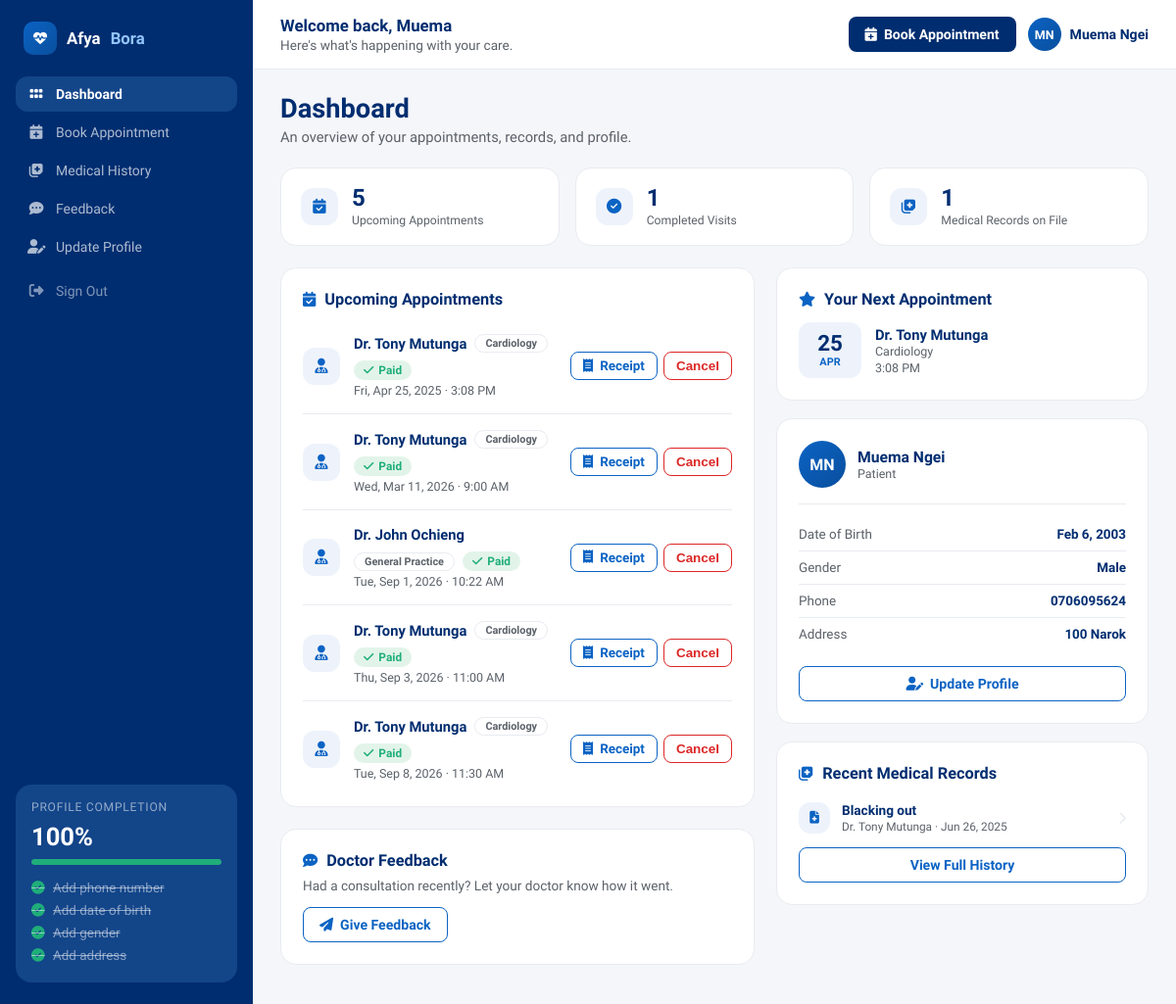
/patients/dashboard.php (signed in), run on the app's committed database.
### tables this page shows
CREATE TABLE `appointments` (
  `appointment_id` int(11) NOT NULL AUTO_INCREMENT,
  `patient_id` int(11) NOT NULL,
  `doctor_id` int(11) NOT NULL,
  `appointment_date` date NOT NULL,
  `appointment_time` time NOT NULL,
  `status` enum('scheduled','completed','canceled','no_show','rescheduled') NOT NULL DEFAULT 'scheduled',
  `payment_status` enum('pending','paid') DEFAULT 'pending',
  `payment_amount` decimal(10,2) DEFAULT 500.00,
  `payment_date` timestamp NULL DEFAULT NULL,
  `payment_method` varchar(50) DEFAULT NULL,
  `payment_reference` varchar(100) DEFAULT NULL,
  `created_at` timestamp NULL DEFAULT current_timestamp(),
  `updated_at` timestamp NULL DEFAULT NULL,
  `updated_by` int(11) DEFAULT NULL,
  `reason` enum('Routine Check-up','Follow-up','New Symptoms','Chronic Condition','Other') NOT NULL,
  `additional_notes` text DEFAULT NULL,
  `appointment_duration` int(11) NOT NULL DEFAULT 30 COMMENT 'minutes',
  PRIMARY KEY (`appointment_id`),
  UNIQUE KEY `ux_doc_datetime` (`doctor_id`,`appointment_date`,`appointment_time`),
  KEY `patient_id` (`patient_id`),
  KEY `doctor_id` (`doctor_id`),
  KEY `ix_appointments_updated_by` (`updated_by`),
  CONSTRAINT `appointments_ibfk_2` FOREIGN KEY (`doctor_id`) REFERENCES `users` (`user_id`) ON DELETE CASCADE,
  CONSTRAINT `fk_appointments_patient` FOREIGN KEY (`patient_id`) REFERENCES `users` (`user_id`) ON DELETE CASCADE,
  CONSTRAINT `fk_appointments_updated_by` FOREIGN KEY (`updated_by`) REFERENCES `users` (`user_id`) ON DELETE SET NULL
);

CREATE TABLE `users` (
  `user_id` int(11) NOT NULL AUTO_INCREMENT,
  `first_name` varchar(50) DEFAULT NULL,
  `last_name` varchar(50) DEFAULT NULL,
  `full_name` varchar(101) GENERATED ALWAYS AS (concat_ws(' ',`first_name`,`last_name`)) STORED,
  `email` varchar(100) NOT NULL,
  `password_hash` varchar(255) NOT NULL,
  `phone_number` varchar(15) DEFAULT NULL,
  `role` enum('admin','doctor','patient','receptionist') NOT NULL,
  `specialization` varchar(100) DEFAULT NULL,
  `date_of_birth` date DEFAULT NULL,
  `gender` enum('male','female','other') DEFAULT NULL,
  `address` text DEFAULT NULL,
  `created_at` timestamp NULL DEFAULT current_timestamp(),
  PRIMARY KEY (`user_id`),
  UNIQUE KEY `email` (`email`)
);

CREATE TABLE `medical_records` (
  `record_id` int(11) NOT NULL AUTO_INCREMENT,
  `appointment_id` int(11) NOT NULL,
  `diagnosis` text DEFAULT NULL,
  `prescription` text DEFAULT NULL,
  `notes` text DEFAULT NULL,
  `created_at` timestamp NULL DEFAULT current_timestamp(),
  PRIMARY KEY (`record_id`),
  KEY `appointment_id` (`appointment_id`),
  CONSTRAINT `medical_records_ibfk_1` FOREIGN KEY (`appointment_id`) REFERENCES `appointments` (`appointment_id`) ON DELETE CASCADE
);

### patients/dashboard.php (the view, shortened to what this page needs)
<?php
require_once "../config/db.php";
$user_id = $_SESSION["user_id"];
$query = "SELECT date_of_birth, gender, address, phone_number, full_name FROM users WHERE user_id = ?";
$stmt = $conn->prepare($query);
$stmt->bind_param("i", $user_id);
$stmt->execute();
$result = $stmt->get_result();
$patient = $result->fetch_assoc();
$next_appointment = null;
$stat_upcoming = 0;
function derivePaymentStage($appointment) {
    if (($appointment["payment_status"] ?? "") === "paid") {
        return "paid";
    }
    $hasSubmission = !empty($appointment["payment_reference"]);
    return $hasSubmission ? "pending" : "unpaid";
}
$appointments_query = "SELECT a.appointment_id, a.appointment_date, a.appointment_time,
                              a.payment_status, a.payment_amount, a.payment_reference,
                              u.full_name AS doctor_name, u.specialization AS doctor_specialization
                       FROM appointments a
                       JOIN users u ON a.doctor_id = u.user_id AND u.role = 'doctor'
                       WHERE a.patient_id = ?
                       AND a.status = 'scheduled'
                       ORDER BY a.appointment_date ASC, a.appointment_time ASC";
$stmt = $conn->prepare($appointments_query);
$stmt->bind_param("i", $user_id);
$stmt->execute();
$appointments = $stmt->get_result();
if ($appointments && $appointments->num_rows > 0) {
    $all_upcoming = $appointments->fetch_all(MYSQLI_ASSOC);
    $next_appointment = $all_upcoming[0];
    $stat_upcoming = count($all_upcoming);
    $appointments = $all_upcoming;
} else {
    $appointments = [];
}
$cstmt = $conn->prepare("SELECT COUNT(*) AS c FROM appointments WHERE patient_id=? AND status='completed'");
$cstmt->bind_param("i", $user_id);
$cstmt->execute();
$stat_completed = (int)($cstmt->get_result()->fetch_assoc()['c'] ?? 0);
$rec_stmt = $conn->prepare("
    SELECT m.diagnosis, m.prescription, a.appointment_date, u.full_name AS doctor_name
    FROM medical_records m
    JOIN appointments a ON m.appointment_id = a.appointment_id
    JOIN users u ON a.doctor_id = u.user_id AND u.role = 'doctor'
    WHERE a.patient_id = ?
    ORDER BY a.appointment_date DESC
    LIMIT 3
");
$rec_stmt->bind_param("i", $user_id);
$rec_stmt->execute();
$recent_records = $rec_stmt->get_result()->fetch_all(MYSQLI_ASSOC);
$initials = "";
foreach (explode(" ", trim($patient['full_name'] ?? $_SESSION["full_name"] ?? "")) as $part) {
    if ($part !== "") $initials .= strtoupper($part[0]);
    if (strlen($initials) >= 2) break;
}
$first_name = explode(" ", trim($_SESSION["full_name"] ?? ""))[0] ?? "there";
?>
<!DOCTYPE html>
<html lang="en">
<head>
    <link rel="stylesheet" href="https://cdnjs.cloudflare.com/ajax/libs/font-awesome/6.5.0/css/all.min.css">
</head>
<body>
<?php include "sidebar.php"; ?>
<div class="ab-main-wrap">
    <header class="ab-topbar">
        <div class="ab-topbar-left">
            <div class="ab-greeting">Welcome back, <?= htmlspecialchars($first_name) ?></div>
            <div class="ab-subgreeting">Here's what's happening with your care.</div>
        </div>
        <div class="ab-topbar-right">
            <a href="book_appointment.php" class="ab-btn ab-btn-primary"><i class="fas fa-calendar-plus"></i> Book Appointment</a>
            <div class="ab-user-chip">
                <div class="ab-user-avatar"><?= htmlspecialchars($initials ?: "P") ?></div>
                <div class="ab-user-name"><?= htmlspecialchars($_SESSION["full_name"] ?? "") ?></div>
            </div>
        </div>
    </header>
    <main class="ab-content">
        <div class="ab-page-title">Dashboard</div>
        <div class="ab-page-sub">An overview of your appointments, records, and profile.</div>
        <div class="stat-row">
            <div class="stat-tile">
                <div class="ab-icon-chip"><i class="fas fa-calendar-check"></i></div>
                <div><div class="stat-num"><?= $stat_upcoming ?></div><div class="stat-lbl">Upcoming Appointments</div></div>
            </div>
            <div class="stat-tile">
                <div class="ab-icon-chip"><i class="fas fa-circle-check"></i></div>
                <div><div class="stat-num"><?= $stat_completed ?></div><div class="stat-lbl">Completed Visits</div></div>
            </div>
            <div class="stat-tile">
                <div class="ab-icon-chip"><i class="fas fa-notes-medical"></i></div>
                <div><div class="stat-num"><?= count($recent_records) ?></div><div class="stat-lbl">Medical Records on File</div></div>
            </div>
        </div>
        <div class="ab-grid">
            <div>
                <div class="ab-card" style="margin-bottom:22px">
                    <div class="ab-card-title"><i class="fas fa-calendar-check"></i> Upcoming Appointments</div>
                    <?php if (!empty($appointments)): ?>
                        <div style="margin-top:10px">
                        <?php foreach ($appointments as $row): ?>
                            <?php $payment_stage = derivePaymentStage($row); ?>
                            <div class="appt-row">
                                <div class="ab-icon-chip"><i class="fas fa-user-doctor"></i></div>
                                <div class="appt-body">
                                    <div class="appt-name-line">
                                        <span class="appt-name">Dr. <?= htmlspecialchars($row["doctor_name"]) ?></span>
                                        <?php if (!empty($row["doctor_specialization"])): ?>
                                            <span class="appt-spec-tag"><?= htmlspecialchars($row["doctor_specialization"]) ?></span>
                                        <?php endif; ?>
                                        <?php if ($payment_stage == "paid"): ?>
                                            <span class="ab-pill ab-pill-green"><i class="fas fa-check"></i> Paid</span>
                                        <?php elseif ($payment_stage == "pending"): ?>
                                            <span class="ab-pill ab-pill-amber"><i class="fas fa-hourglass-half"></i> Pending Confirmation</span>
                                        <?php else: ?>
                                            <span class="ab-pill ab-pill-rose"><i class="fas fa-triangle-exclamation"></i> Not Paid</span>
                                        <?php endif; ?>
                                    </div>
                                    <div class="appt-meta">
                                        <?= date("D, M j, Y", strtotime($row["appointment_date"])) ?> &middot; <?= date("g:i A", strtotime($row["appointment_time"])) ?>
                                    </div>
                                </div>
                                <div class="appt-trailing">
                                    <div class="appt-trailing-buttons">
                                        <?php if ($payment_stage == "paid"): ?>
                                            <a href="receipt.php?appointment_id=<?= $row["appointment_id"] ?>" class="ab-btn ab-btn-secondary ab-btn-sm"><i class="fas fa-receipt"></i> Receipt</a>
                                        <?php elseif ($payment_stage == "unpaid"): ?>
                                            <a href="payment.php?appointment_id=<?= $row["appointment_id"] ?>" class="ab-btn ab-btn-primary ab-btn-sm">Pay KSh <?= number_format($row["payment_amount"], 2) ?></a>
                                        <?php endif; ?>
                                        <form method="POST" action="cancel_appointment.php" style="display:inline">
                                            <button type="submit" class="ab-btn ab-btn-danger ab-btn-sm" onclick="return confirm('Are you sure you want to cancel?');">Cancel</button>
                                        </form>
                                    </div>
                                </div>
                            </div>
                        <?php endforeach; ?>
                        </div>
                    <?php endif; ?>
                </div>
                <div class="ab-card">
                    <div class="ab-card-title"><i class="fas fa-comment-dots"></i> Doctor Feedback</div>
                    <p style="color:var(--muted);font-size:.85rem;margin:8px 0 14px">Had a consultation recently? Let your doctor know how it went.</p>
                    <a href="feedback.php" class="ab-btn ab-btn-secondary"><i class="fas fa-paper-plane"></i> Give Feedback</a>
                </div>
            </div>
            <div>
                <?php if ($next_appointment): ?>
                <div class="ab-card" style="margin-bottom:18px">
                    <div class="ab-card-title" style="margin-bottom:14px"><i class="fas fa-star"></i> Your Next Appointment</div>
                    <div style="display:flex;gap:14px;align-items:center">
                        <div class="next-appt-datebox">
                            <div class="nd-day"><?= date("j", strtotime($next_appointment["appointment_date"])) ?></div>
                            <div class="nd-month"><?= date("M", strtotime($next_appointment["appointment_date"])) ?></div>
                        </div>
                        <div>
                            <div style="font-weight:700;color:var(--navy);font-size:.92rem">Dr. <?= htmlspecialchars($next_appointment["doctor_name"]) ?></div>
                            <?php if (!empty($next_appointment["doctor_specialization"])): ?>
                                <div style="color:var(--muted);font-size:.78rem"><?= htmlspecialchars($next_appointment["doctor_specialization"]) ?></div>
                            <?php endif; ?>
                            <div style="color:var(--muted);font-size:.78rem;margin-top:2px"><?= date("g:i A", strtotime($next_appointment["appointment_time"])) ?></div>
                        </div>
                    </div>
                </div>
                <?php endif; ?>
                <div class="ab-card" style="margin-bottom:18px">
                    <div style="display:flex;align-items:center;gap:12px;margin-bottom:16px">
                        <div class="ab-user-avatar" style="width:48px;height:48px;font-size:1rem"><?= htmlspecialchars($initials ?: "P") ?></div>
                        <div>
                            <div style="font-weight:700;color:var(--navy);font-size:.98rem"><?= htmlspecialchars($_SESSION["full_name"] ?? "") ?></div>
                            <div style="color:var(--muted);font-size:.78rem">Patient</div>
                        </div>
                    </div>
                    <div style="border-top:1px solid var(--border);margin-bottom:14px"></div>
                    <div class="profile-line">
                        <span class="pl-label">Date of Birth</span>
                        <span class="pl-value"><?= $patient['date_of_birth'] ? date("M j, Y", strtotime($patient['date_of_birth'])) : 'Not provided' ?></span>
                    </div>
                    <div class="profile-line">
                        <span class="pl-label">Gender</span>
                        <span class="pl-value"><?= isset($patient['gender']) ? ucfirst($patient['gender']) : 'Not provided' ?></span>
                    </div>
                    <div class="profile-line">
                        <span class="pl-label">Phone</span>
                        <span class="pl-value"><?= htmlspecialchars($patient['phone_number'] ?? 'Not provided') ?></span>
                    </div>
                    <div class="profile-line">
                        <span class="pl-label">Address</span>
                        <span class="pl-value"><?= htmlspecialchars($patient['address'] ?? 'Not provided') ?></span>
                    </div>
                    <a href="update_profile.php" class="ab-btn ab-btn-secondary" style="width:100%;justify-content:center;margin-top:16px">
                        <i class="fas fa-user-pen"></i> Update Profile
                    </a>
                </div>
                <div class="ab-card">
                    <div class="ab-card-title" style="margin-bottom:6px"><i class="fas fa-notes-medical"></i> Recent Medical Records</div>
                    <?php if ($recent_records): ?>
                        <div style="margin-top:8px">
                        <?php foreach ($recent_records as $rec): ?>
                            <div class="record-row">
                                <div class="ab-icon-chip" style="width:32px;height:32px;font-size:.8rem"><i class="fas fa-file-medical"></i></div>
                                <div style="flex:1;min-width:0">
                                    <div class="rr-diagnosis"><?= htmlspecialchars($rec["diagnosis"]) ?></div>
                                    <div class="rr-meta">Dr. <?= htmlspecialchars($rec["doctor_name"]) ?> &middot; <?= date("M j, Y", strtotime($rec["appointment_date"])) ?></div>
                                </div>
                                <a href="medical_history.php" class="rr-view" title="View in Medical History"><i class="fas fa-chevron-right"></i></a>
                            </div>
                        <?php endforeach; ?>
                        </div>
                        <a href="medical_history.php" class="ab-btn ab-btn-secondary" style="width:100%;justify-content:center;margin-top:14px">View Full History</a>
                    <?php else: ?>
                        <p style="color:var(--muted);font-size:.82rem;margin-top:8px">No medical records yet.</p>
                    <?php endif; ?>
                </div>
            </div>
        </div>
    </main>
</div>
</body>
</html>

### data on the page
appointments: doctor.full_name "Tony Mutunga", doctor.specialization "Cardiology", payment_status "paid" (drawn), appointment_date "Fri, Apr 25, 2025", appointment_time "3:08 PM", appointment_date "25", appointment_date "APR"
appointments: doctor.full_name "Tony Mutunga", doctor.specialization "Cardiology", payment_status "paid" (drawn), appointment_date "Wed, Mar 11, 2026", appointment_time "9:00 AM"
appointments: doctor.full_name "John Ochieng", doctor.specialization "General Practice", payment_status "paid" (drawn), appointment_date "Tue, Sep 1, 2026", appointment_time "10:22 AM"
appointments: doctor.full_name "Tony Mutunga", doctor.specialization "Cardiology", payment_status "paid" (drawn), appointment_date "Thu, Sep 3, 2026", appointment_time "11:00 AM"
appointments: doctor.full_name "Tony Mutunga", doctor.specialization "Cardiology", payment_status "paid" (drawn), appointment_date "Tue, Sep 8, 2026", appointment_time "11:30 AM"
users: full_name "Tony Mutunga", specialization "Cardiology"
users: date_of_birth "Feb 6, 2003", gender "Male", phone_number "0706095624", address "100 Narok"
medical_records: diagnosis "Blacking out", users.full_name "Tony Mutunga", appointment.appointment_date "Jun 26, 2025"

### other printed values
$__profile_pct "100"
$__label "Add phone number"
$__label "Add date of birth"
$__label "Add gender"
$__label "Add address"
$first_name "Muema"
$initials ?: "P" "MN"
$_SESSION["full_name"] "Muema Ngei"
$stat_upcoming "5"
$stat_completed "1"
count($recent_records) "1"
